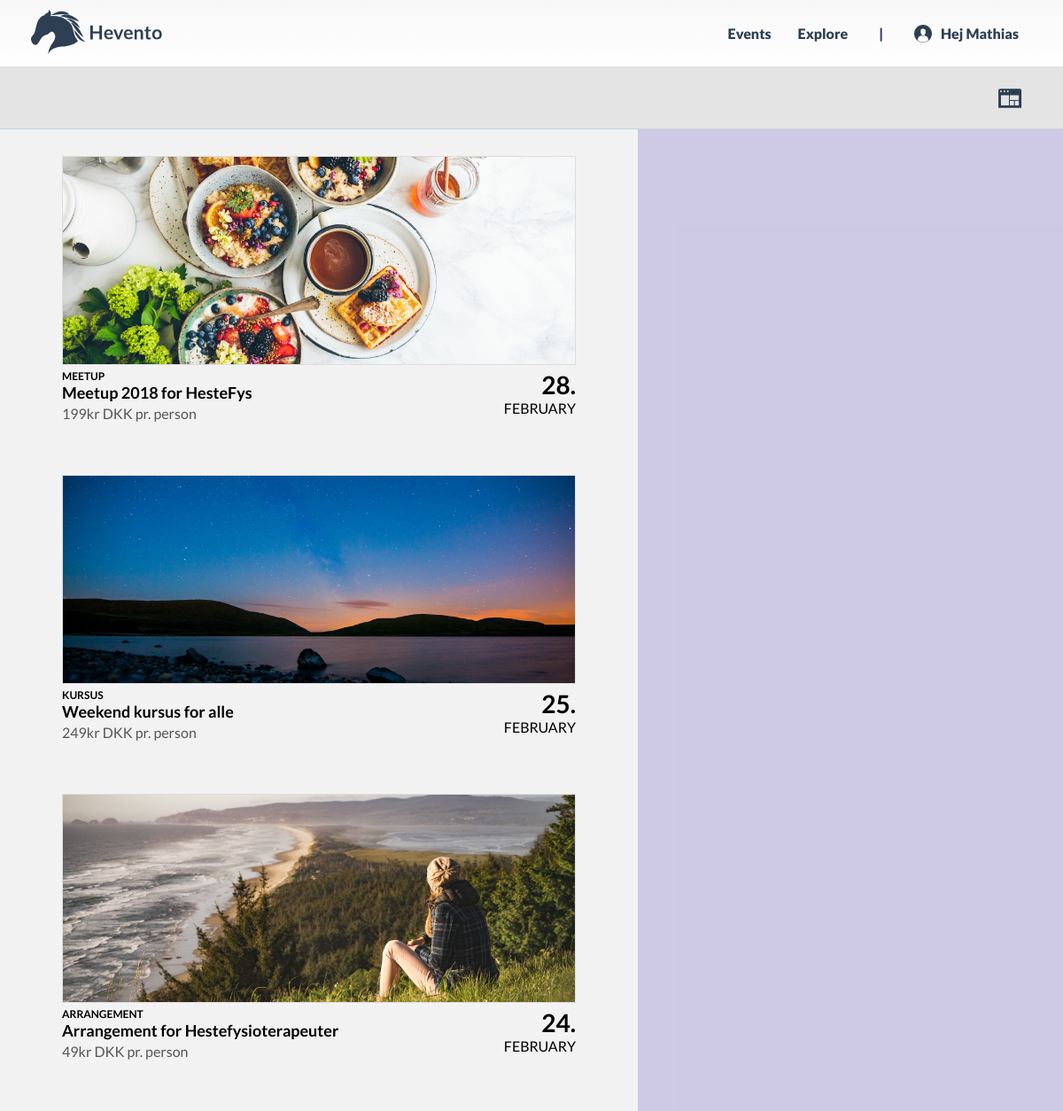
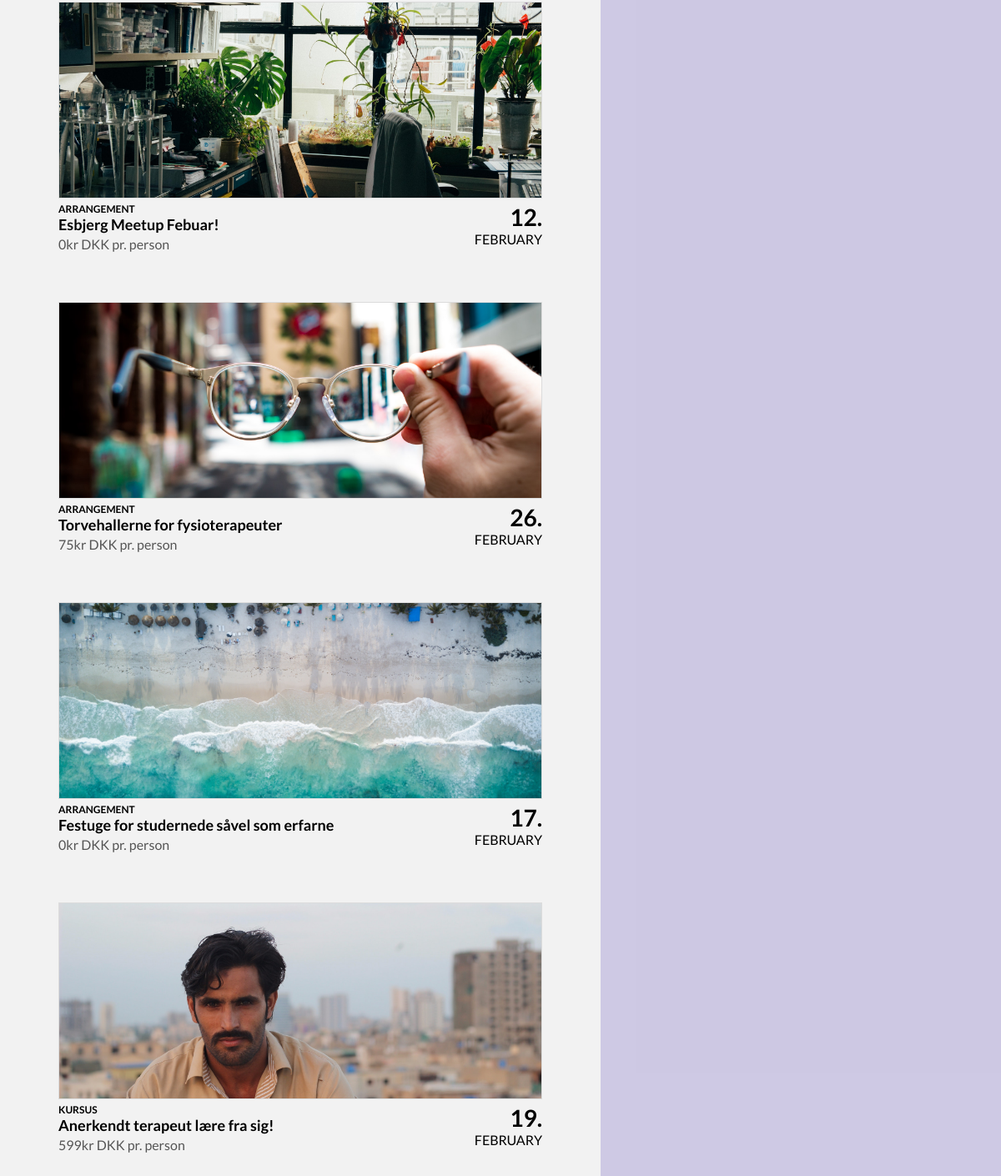
Screenshot of /pages/events.php (signed in) with the database file from the repository (2 pictures, top to bottom).
### tables this page shows
CREATE TABLE `table_events` (
  `event_id` int(11) UNSIGNED NOT NULL,
  `event_timestamp` timestamp NULL DEFAULT CURRENT_TIMESTAMP,
  `event_title` varchar(255) DEFAULT NULL,
  `event_address` varchar(255) DEFAULT NULL,
  `event_town` varchar(255) DEFAULT NULL,
  `event_zip` varchar(255) DEFAULT NULL,
  `event_description` mediumtext,
  `event_capacity` int(255) DEFAULT NULL,
  `event_date` varchar(255) DEFAULT NULL,
  `event_deadline` int(255) DEFAULT NULL,
  `event_price` int(11) DEFAULT NULL,
  `event_category_type` varchar(255) DEFAULT NULL,
  `event_cover` varchar(255) DEFAULT NULL,
  `user_id` int(11) UNSIGNED NOT NULL,
  `event_duration` varchar(255) DEFAULT NULL,
  `event_category_checkboxes` varchar(255) DEFAULT NULL,
  `event_active` tinyint(1) DEFAULT '0'
);

### private/db/db_queries.php (called while the page is built, shortened)
<?php
    function getEventsAll () {
        global $pdo;
        $stmt = $pdo->prepare("SELECT * FROM table_events WHERE event_active=1");
        $stmt->execute();
        $data = $stmt->fetchAll();
        return $data;
    }
?>

### private/functions.php (called while the page is built, shortened)
<?php
    function getDateDay ($dateFull) {
        $dateTrimmed = strtok($dateFull,' ');
        $dateday = DateTime::createFromFormat("Y-m-d", $dateTrimmed);
        return ($dateday->format("d"));
    }
?>

### public/pages/event-item.php (the view)
<li class="event-item">
    <a href=<?php echo "/pages/event-profile.php?eventid=" . $event_id; ?> class="event-item-link">
        <figure class="event-item-img" style="background-image: url('<?php echo "../assets/images/uploads/eventCovers/" . $event_cover ?>')"></figure>
        <div class="event-item-content">
            <div class="event-item-text">
                <p class="event-item-category"><?php echo $event_category_type; ?></p>
                <h4 class="event-item-title"><?php echo $event_title; ?></h4>
                <p class="event-item-price"><?php echo $event_price; ?>kr DKK pr. person</p>
            </div>
            <div class="event-item-date">
                <h2 class="event-item-dateday"><?php echo getDateDay($event_date); ?>.</h2>
                <span class="event-item-datemonth"><?php echo date("F", strtotime($event_date));  ?></span>
            </div>
        </div>
    </a>
</li>

### public/pages/events.php (shortened to what this page needs)
<?php include(COMPONENTS_PATH . '/header.php'); ?>
<div>
    <div>
        <nav id="events-navigation">
            <div id="events-layout">
                <figure id="events-layout-toggle" class="icon-nav-icon-layout"></figure>
            </div>
        </nav>
        <div id="events-data" class="events-data-split">
            <div id="events-list">
                <ul id="events-list-ul">
                    <?php
                    foreach (getEventsAll() as $i) {
                        $event_category_type    = $i["event_category_type"];
                        $event_title            = $i["event_title"];
                        $event_price            = $i["event_price"];
                        $event_date             = $i["event_date"];
                        $event_id               = $i["event_id"];
                        $event_cover            = $i["event_cover"] ? $i["event_cover"] : "default.png";
                        include(PUBLIC_PATH . '/pages/event-item.php');
                    }
                    ?>
                </ul>
            </div>
            <div id="events-map">
                </div>
            </div>
        </div>
    </div>

### public/assets/css/style.css (style rules this page uses)
h1, h2, h3, h4, h5, h6, div, p, span, li { font-family: 'Lato'; }
h2 { margin: 20px 0px; font-size: 28px; color: #f2f2f2; }
a { color: white; }
[class*='icon-']:before { display: inline-block; font-family: 'Glyphter'; font-style: normal; font-weight: normal; line-height: 1; -webkit-font-smoothing: antialiased; -moz-osx-font-smoothing: grayscale; }
.icon-nav-icon-layout:before { content: '\0044'; }
* { box-sizing: border-box; }
ol, ul { list-style: none; }
li { cursor: pointer; }
a:link, a:visited { text-decoration: none; }
* { -webkit-user-select: none; -moz-user-select: none; -ms-user-select: none; user-select: none; }
* { padding: 0px; margin: 0px; }
#events-navigation { height: 70px; border-bottom: 1px solid #c7d3e0; background-color: #e4e4e4; display: flex; justify-content: flex-end; align-items: center; padding: 0px 20px; }
#events-layout { height: 100%; padding: 0px 10px; position: relative; }
#events-layout-toggle { height: 100%; width: 60px; color: #2e3f53; cursor: pointer; font-size: 26px; display: grid; place-content: center; }
#events-data { display: grid; grid-template-columns: 1.5fr 1fr; grid-template-rows: 1fr; height: calc(100vh - 150px); }
.events-data-split { grid-template-areas: "list map"; }
#events-list { grid-area: list; }
#events-map { grid-area: map; }
#events-list { overflow-y: scroll; direction: rtl; overflow-x: hidden; }
#events-list-ul { display: grid; grid-template-columns: repeat(auto-fit, minmax(400px, 1fr)); grid-auto-rows: 300px; grid-column-gap: 60px; grid-row-gap: 60px; padding: 30px 70px; direction: ltr; -webkit-overflow-scrolling: touch; }
.event-item { display: grid; }
.event-item-link { display: grid; grid-template-rows: 1fr auto; color: inherit; }
.event-item-img { background-size: cover; background-position: center; position: relative; height: 100%; border: 1px solid #dcdcdc; }
.event-item-img::after { display: block; content: " "; position: absolute; width: 100%; height: 100%; box-shadow: rgba(0, 0, 0, 0.08) 0px 16px 24px 2px, rgba(0, 0, 0, 0.06) 0px 6px 30px 5px, rgba(0, 0, 0, 0.15) 0px 8px 10px -5px; transition: 0.3s; opacity: 0; }
.event-item-content { display: grid; grid-template-columns: 1fr auto; padding-top: 5px; }
.event-item-category { text-transform: uppercase; font-weight: 700; font-size: 12px; }
.event-item-title { margin: 0px; font-size: 18px; margin-bottom: 3px; }
.event-item-price { color: #555555; }
.event-item-dateday { color: black; margin: 0px; text-align: right; transition: 0.3s; }
.event-item-datemonth { text-align: right; text-transform: uppercase; }
#events-map { background-color: rgba(150, 137, 204, 0.4); }
body { background-color: #f2f2f2; }

### rows the page displays
table_events: event_cover (picture), event_category_type "MEETUP", event_title "Meetup 2018 for HesteFys", event_price "199", event_date "28", event_date "FEBRUARY"
table_events: event_cover (picture), event_category_type "KURSUS", event_title "Weekend kursus for alle", event_price "249", event_date "25", event_date "FEBRUARY"
table_events: event_cover (picture), event_category_type "ARRANGEMENT", event_title "Arrangement for Hestefysioterapeuter", event_price "49", event_date "24", event_date "FEBRUARY"
table_events: event_cover (picture), event_category_type "ARRANGEMENT", event_title "Esbjerg Meetup Febuar!", event_price "0", event_date "12", event_date "FEBRUARY"
table_events: event_cover (picture), event_category_type "ARRANGEMENT", event_title "Torvehallerne for fysioterapeuter", event_price "75", event_date "26", event_date "FEBRUARY"
table_events: event_cover (picture), event_category_type "ARRANGEMENT", event_title "Festuge for studernede såvel som erfarne", event_price "0", event_date "17", event_date "FEBRUARY"
table_events: event_cover (picture), event_category_type "KURSUS", event_title "Anerkendt terapeut lære fra sig!", event_price "599", event_date "19", event_date "FEBRUARY"

### other values shown
$_SESSION['userSettings']['user_fullname'] "Mathias"
